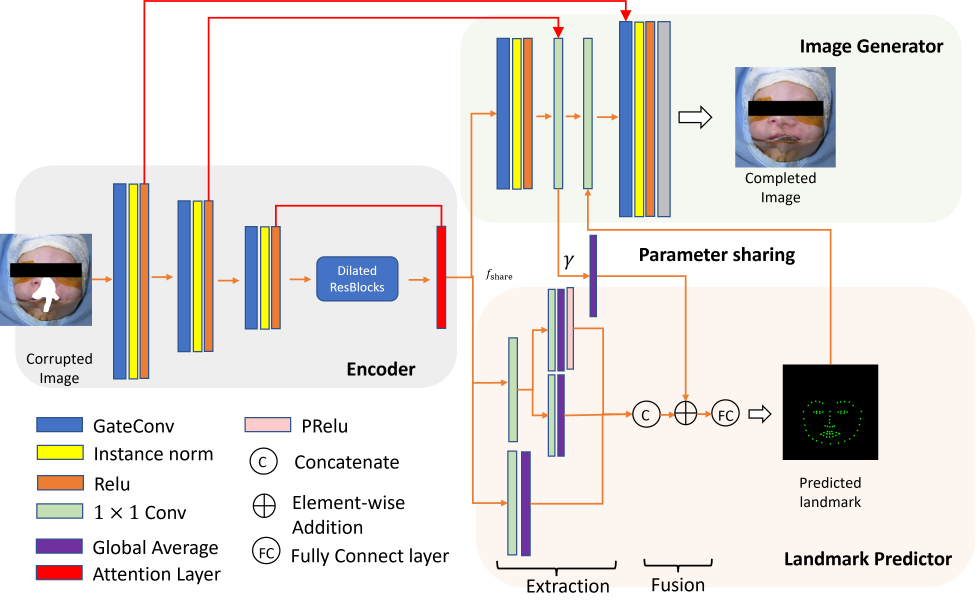
#> input picture overview.png, 3907 x 2442 px (shown at 1/4 size)
$ python -i augment_dataset.py   (imports and definitions only)
#> lines starting #> are read from the running program, lines starting #| are printed output that depends on the picture
#> further down, picture is the input picture: PIL image 3907x2442 RGBA; mean R, G, B, A 117.9, 108.9, 95.5, 62.9
import os
import cv2
import numpy as np
from PIL import Image, ImageEnhance, ImageFilter
import random
from pathlib import Path
import argparse

# [41 lines left out: function create_augmented_dataset, not called in this run]

def apply_augmentations(img):
    """
    Apply various augmentations to an image

    Args:
        img: PIL Image object

    Returns:
        Augmented PIL Image
    """

    # Convert to RGB if needed
    if img.mode != 'RGB':
        img = img.convert('RGB')
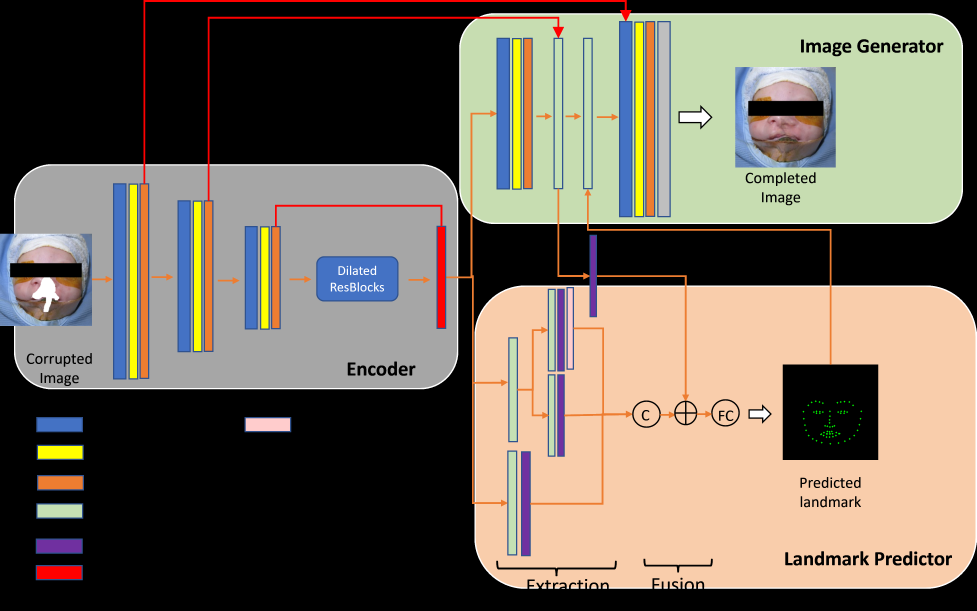
#> img: PIL image 3907x2442 RGB (shown at 1/4 size); mean R, G, B 117.9, 108.9, 95.5

    # 1. Random rotation (-15 to 15 degrees)
    if random.random() < 0.7:
        angle = random.uniform(-15, 15)
        img = img.rotate(angle, fillcolor=(255, 255, 255))

    # 2. Random horizontal flip
    if random.random() < 0.5:
        img = img.transpose(Image.Transpose.FLIP_LEFT_RIGHT)

    # 3. Random brightness adjustment
    if random.random() < 0.8:
        factor = random.uniform(0.7, 1.3)
        enhancer = ImageEnhance.Brightness(img)
        img = enhancer.enhance(factor)
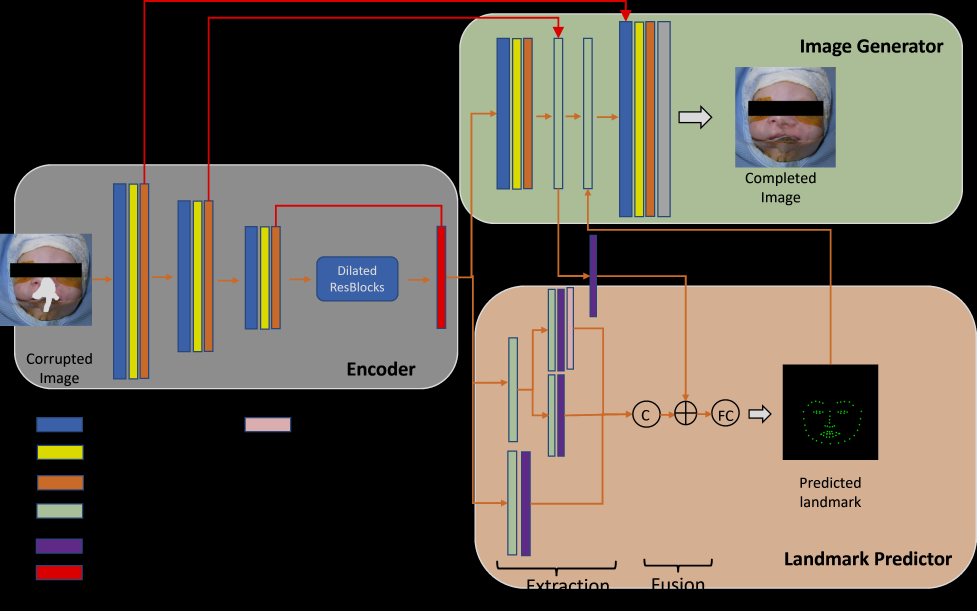
#> img: PIL image 3907x2442 RGB (shown at 1/4 size); mean R, G, B 100.4, 92.9, 81.4

    # 4. Random contrast adjustment
    if random.random() < 0.8:
        factor = random.uniform(0.8, 1.2)
        enhancer = ImageEnhance.Contrast(img)
        img = enhancer.enhance(factor)

    # 5. Random saturation adjustment
    if random.random() < 0.6:
        factor = random.uniform(0.7, 1.3)
        enhancer = ImageEnhance.Color(img)
        img = enhancer.enhance(factor)

    # 6. Random sharpness adjustment
    if random.random() < 0.5:
        factor = random.uniform(0.5, 1.5)
        enhancer = ImageEnhance.Sharpness(img)
        img = enhancer.enhance(factor)

    # 7. Random blur (slight)
    if random.random() < 0.3:
        radius = random.uniform(0.5, 1.5)
        img = img.filter(ImageFilter.GaussianBlur(radius=radius))

    # 8. Random noise addition
    if random.random() < 0.4:
        img_array = np.array(img)
        noise = np.random.normal(0, random.uniform(5, 15), img_array.shape)
        img_array = np.clip(img_array + noise, 0, 255).astype(np.uint8)
        img = Image.fromarray(img_array)

    # 9. Random color temperature (warm/cool)
    if random.random() < 0.5:
        img_array = np.array(img)
        # Add slight color tint
        tint_factor = random.uniform(-20, 20)
        if random.random() < 0.5:
            # Warm tint (more red/yellow)
            img_array[:, :, 0] = np.clip(img_array[:, :, 0] + tint_factor, 0, 255)
            img_array[:, :, 1] = np.clip(img_array[:, :, 1] + tint_factor * 0.5, 0, 255)
        else:
            # Cool tint (more blue)
            img_array[:, :, 2] = np.clip(img_array[:, :, 2] + tint_factor, 0, 255)
        img = Image.fromarray(img_array)

    # 10. Random crop and resize (slight)
    if random.random() < 0.4:
        width, height = img.size
#> width = 3907; height = 2442
        crop_ratio = random.uniform(0.85, 0.95)
        new_width = int(width * crop_ratio)
#> new_width = 3616
        new_height = int(height * crop_ratio)
#> new_height = 2260

        left = random.randint(0, width - new_width)
#> left = 128
        top = random.randint(0, height - new_height)
#> top = 136
        right = left + new_width
#> right = 3744
        bottom = top + new_height
#> bottom = 2396

        img = img.crop((left, top, right, bottom))
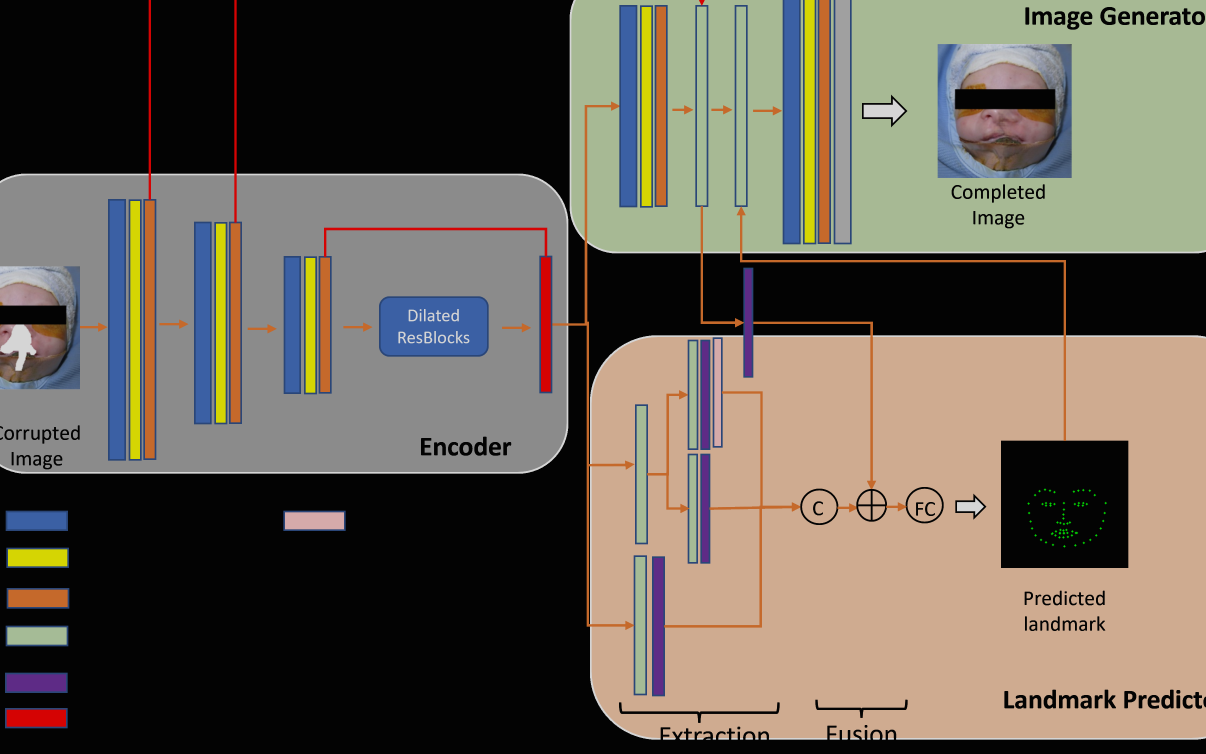
#> img: PIL image 3616x2260 RGB (shown at 1/3 size); mean R, G, B 104.9, 97.3, 85.9
        img = img.resize((width, height), Image.Resampling.LANCZOS)
#> img: PIL image 3907x2442 RGB

    return img

# [35 lines left out: function create_specific_augmentations, not called in this run]

# [17 lines not run here, left out]

>>> from PIL import Image
>>> picture = Image.open('overview.png')
>>> result = apply_augmentations(picture)
